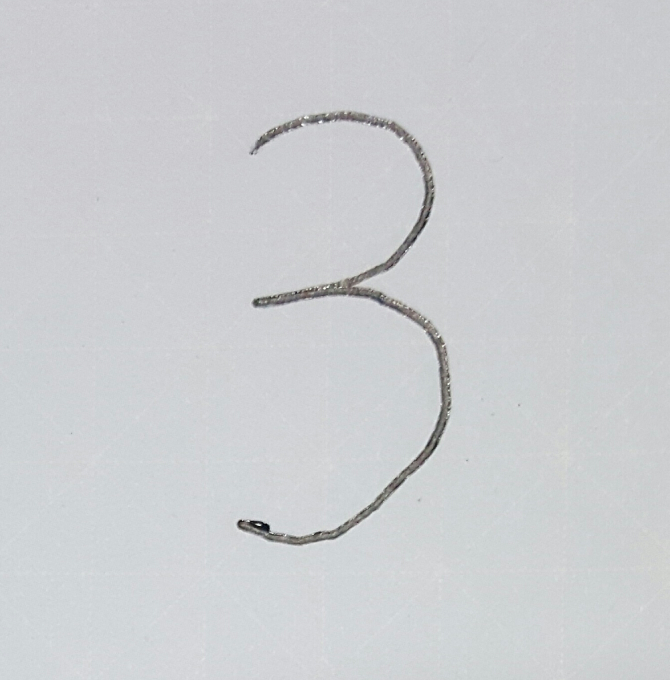
#> input picture samples/test_digit.png, 1339 x 1360 px (shown at 1/2 size)
$ python -i preprocessing.py   (imports and definitions only)
#> lines starting #> are read from the running program, lines starting #| are printed output that depends on the picture; after the words box and inside, x2 and y2 are one past the last pixel; in counts of white or black regions, pixels touching at a corner belong together
from pathlib import Path

import cv2
import numpy as np
from PIL import Image, UnidentifiedImageError
from torchvision import transforms


IMAGE_SIZE = 28
PADDING = 4


def _load_grayscale(image_path):
    image_path = Path(image_path)
    if not image_path.exists():
        raise FileNotFoundError(f"Image file not found: {image_path}")

    try:
        image = Image.open(image_path)
#> image is the input picture: PIL image 1339x1360 RGB; mean R, G, B 203.6, 205.5, 208.6
        if image.mode in ("RGBA", "LA"):
            background = Image.new("RGBA", image.size, (255, 255, 255, 255))
            image = Image.alpha_composite(background, image.convert("RGBA"))
        return np.array(image.convert("L"))
    except UnidentifiedImageError as exc:
        raise ValueError(f"Unsupported or invalid image file: {image_path}") from exc


def _background_is_light(gray_image):
    border_pixels = np.concatenate(
        [
            gray_image[0, :],
            gray_image[-1, :],
            gray_image[:, 0],
            gray_image[:, -1],
        ]
    )
#> border_pixels = 5398 values, max 219 at index 1714, min 196 at index 4255, mean 206.2
    return border_pixels.mean() > 127


def _make_foreground_light(gray_image):
    if _background_is_light(gray_image):
        return 255 - gray_image
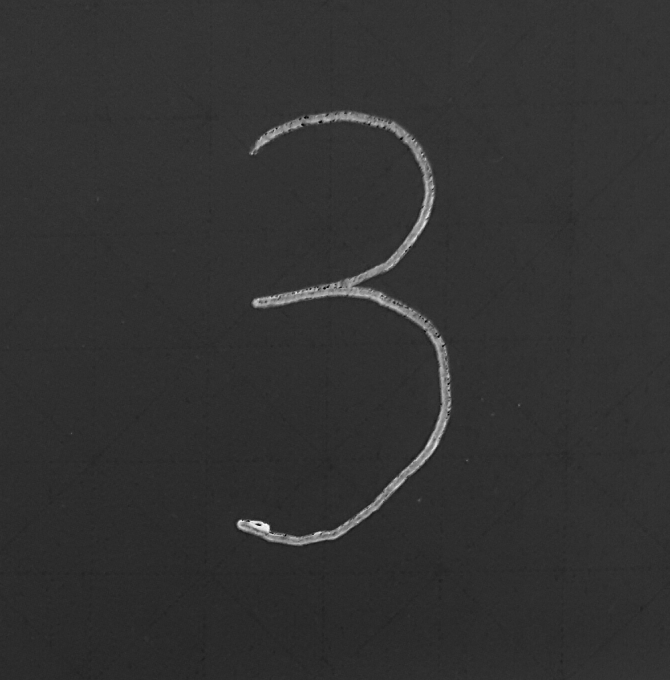
#> returned value: shape (1360, 1339) (shown at 1/2 size); min 0, max 255, mean 49.7
    return gray_image


def _binarize(gray_image):
    blurred = cv2.GaussianBlur(gray_image, (3, 3), 0)
    _, binary = cv2.threshold(
        blurred,
        0,
        255,
        cv2.THRESH_BINARY + cv2.THRESH_OTSU,
    )
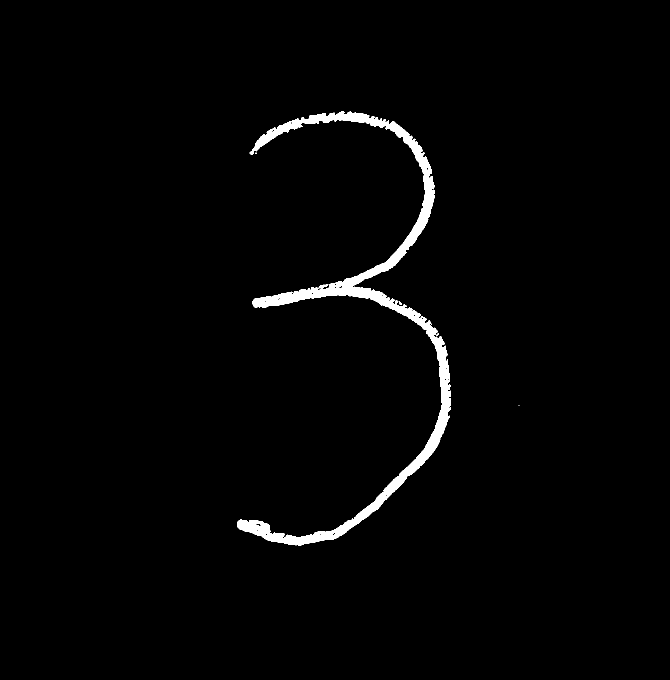
#> binary: shape (1360, 1339) (shown at 1/2 size); 1.8% white; 5 white regions (3 under 20 px), largest, box (x1, y1, x2, y2) and area: (474, 223, 902, 1091) 32005, (798, 603, 804, 610) 26
    return binary


def _crop_to_content(binary_image):
    points = cv2.findNonZero(binary_image)
#> points = contour of 32060 points, box (x1, y1, x2, y2) (474, 223, 1039, 1091), area 134680
    if points is None:
        return binary_image

    x, y, width, height = cv2.boundingRect(points)
#> x = 474; y = 223; width = 565; height = 868
    return binary_image[y : y + height, x : x + width]
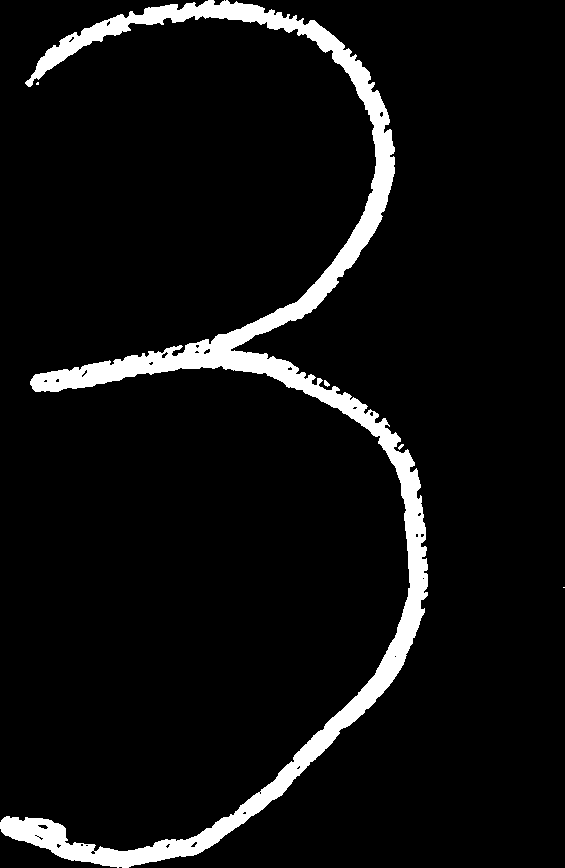
#> returned value: shape (868, 565); 6.5% white; 5 white regions (3 under 20 px), largest, box (x1, y1, x2, y2) and area: (0, 0, 428, 868) 32005, (324, 380, 330, 387) 26


def _normalize_digit_strokes(binary_image):
    kernel = cv2.getStructuringElement(cv2.MORPH_ELLIPSE, (2, 2))
#> kernel = [[0, 1], [1, 1]]
    normalized = cv2.morphologyEx(binary_image, cv2.MORPH_CLOSE, kernel)
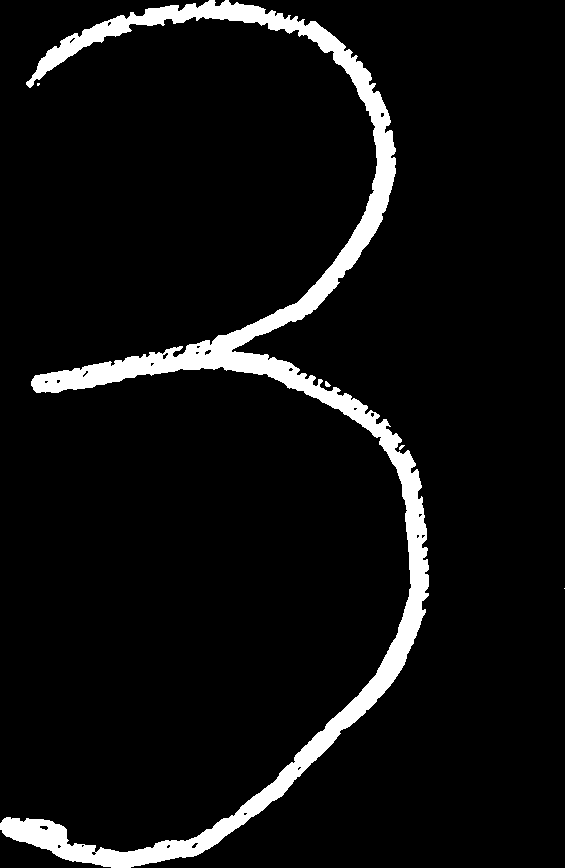
#> normalized: shape (868, 565); 6.6% white; 5 white regions (3 under 20 px), largest, box (x1, y1, x2, y2) and area: (0, 0, 429, 868) 32075, (325, 381, 331, 387) 24

    foreground_ratio = float(np.count_nonzero(normalized)) / normalized.size
#> foreground_ratio = 0.0655
    if foreground_ratio < 0.18:
        normalized = cv2.dilate(normalized, kernel, iterations=1)
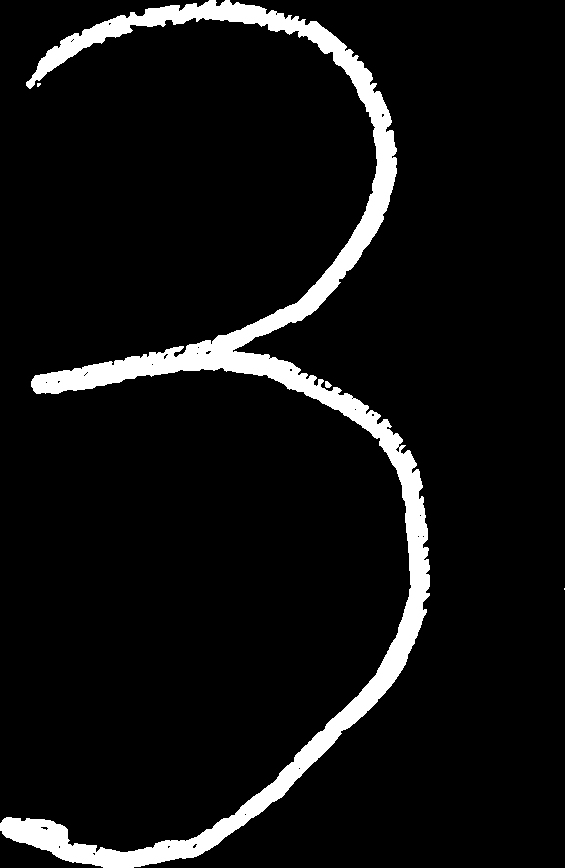
#> normalized: shape (868, 565); 7% white; 4 white regions (2 under 20 px), largest, box (x1, y1, x2, y2) and area: (0, 0, 430, 868) 34367, (325, 381, 332, 388) 35

    return _crop_to_content(normalized)


def _resize_and_center(binary_image, image_size=IMAGE_SIZE, padding=PADDING):
#> called with image_size = 28, padding = 4
    height, width = binary_image.shape
#> height = 868; width = 565
    inner_size = image_size - 2 * padding

    scale = min(inner_size / width, inner_size / height)
#> scale = 0.023
    new_width = max(1, int(round(width * scale)))
#> new_width = 13
    new_height = max(1, int(round(height * scale)))
#> new_height = 20

    interpolation = cv2.INTER_AREA if scale < 1 else cv2.INTER_LINEAR
#> interpolation = 3
    resized = cv2.resize(binary_image, (new_width, new_height), interpolation=interpolation)

    canvas = np.zeros((image_size, image_size), dtype=np.uint8)
    top = (image_size - new_height) // 2
#> top = 4
    left = (image_size - new_width) // 2
#> left = 7
    canvas[top : top + new_height, left : left + new_width] = resized
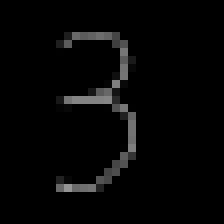
#> canvas: shape (28, 28) (shown 8 times larger); min 0, max 148, mean 5.9

    return canvas


def digit_array_to_tensor(image_array):
    image = Image.fromarray(image_array.astype(np.uint8))
    return transforms.ToTensor()(image).unsqueeze(0)


def preprocess_digit_array(image_path):
    image_path = Path(image_path)
    gray_image = _load_grayscale(image_path)
    return preprocess_digit_array_from_gray(gray_image)


def preprocess_digit_array_from_gray(gray_image):
    foreground_light = _make_foreground_light(gray_image)
    binary_image = _binarize(foreground_light)
    cropped_image = _normalize_digit_strokes(_crop_to_content(binary_image))
    return _resize_and_center(cropped_image)


def preprocess_digit_image(image_path):
    centered_image = preprocess_digit_array(image_path)
    return digit_array_to_tensor(centered_image)


def save_processed_digit(image_path, output_path):
    output_path = Path(output_path)
    output_path.parent.mkdir(parents=True, exist_ok=True)
    centered_image = preprocess_digit_array(image_path)
    Image.fromarray(centered_image).save(output_path)
    return output_path

>>> result = preprocess_digit_array('../samples/test_digit.png')
